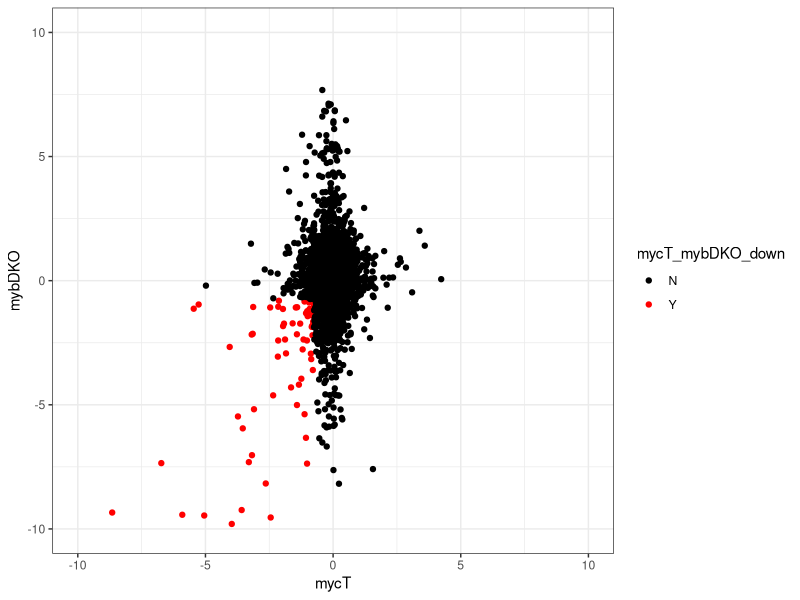
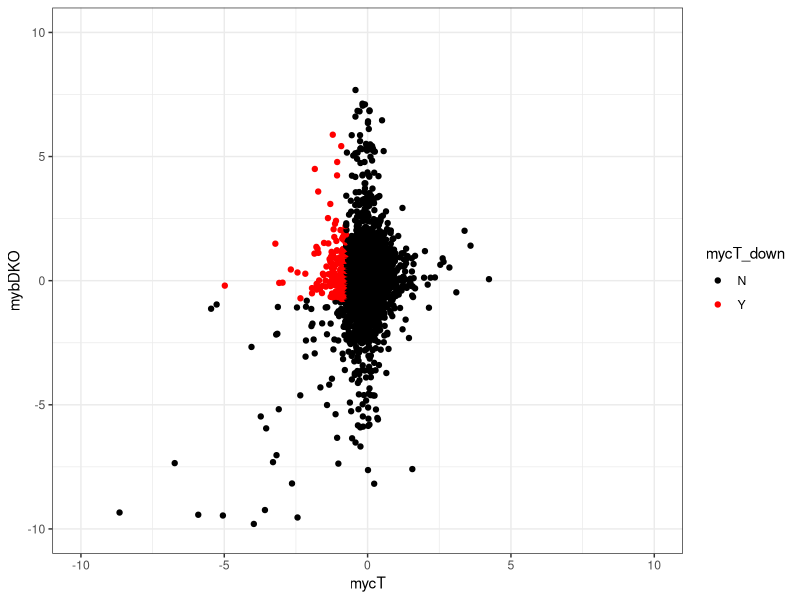
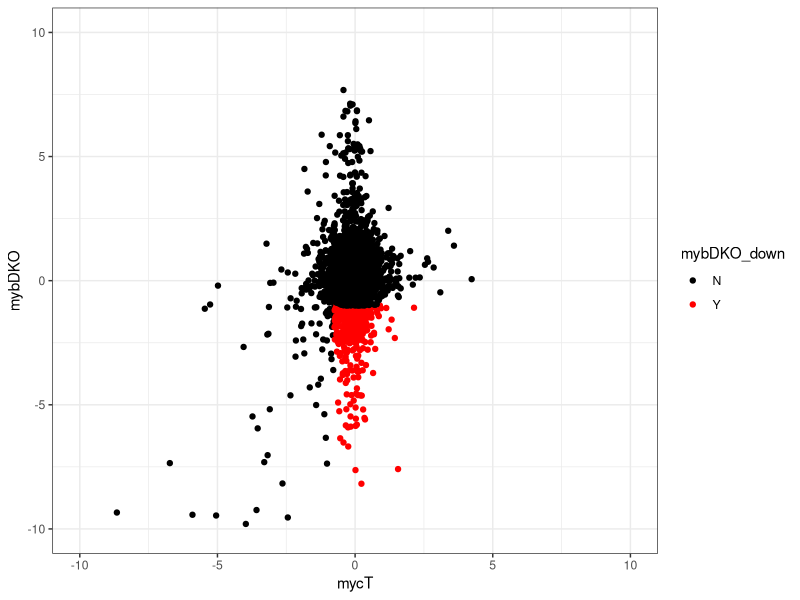

Reproduce these figures in R, in order.
library(ggplot2)

mycT_vs_mybDKO <- read.csv("mycT_vs_mybDKO.csv")

ggplot(mycT_vs_mybDKO, aes(x=mycT, y=mybDKO, colour=mycT_mybDKO_down)) + scale_colour_manual(values=c("black", "red")) + geom_point() + theme_bw() + xlim(-10, 10) + ylim(-10, 10)

ggplot(mycT_vs_mybDKO, aes(x=mycT, y=mybDKO, colour=mycT_down)) + scale_colour_manual(values=c("black", "red")) + geom_point() + theme_bw() + xlim(-10, 10) + ylim(-10, 10)

ggplot(mycT_vs_mybDKO, aes(x=mycT, y=mybDKO, colour=mybDKO_down)) + scale_colour_manual(values=c("black", "red")) + geom_point() + theme_bw() + xlim(-10, 10) + ylim(-10, 10)
